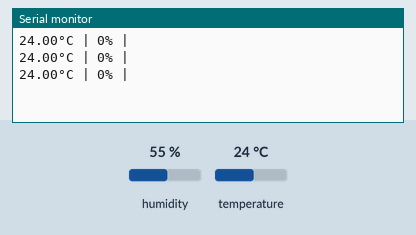
Recording of a sketch running on a simulated Arduino Uno, built for the host (arithmetic inside an expression is 32-bit, double 64-bit). Parts: the last lines printed to the serial monitor. The test bench sets the inputs (shaded band); at power-on: temperature 24 °C, humidity 55 %.

Above: at 1.2 s.
1.3 s: temperature set to 12 °C
At 1.89 s:
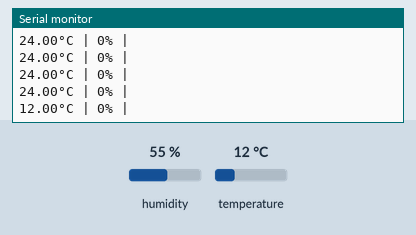
2.8 s: temperature set to 19 °C
At 3.07 s:
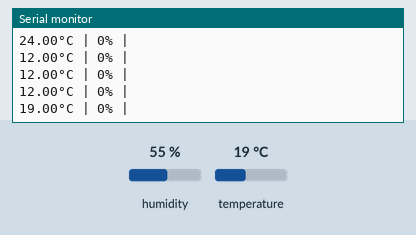
Timing chart, 0 to 5.8 s (numbered marks = the images above; inputs shaded):
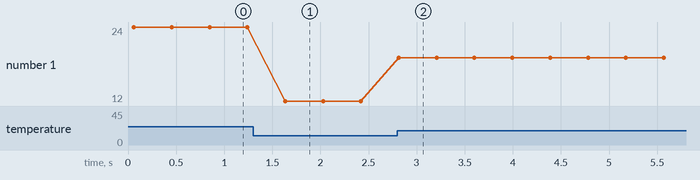

The sketch:

Humidity_temperatureTest.ino
```cpp
/**
 * @brief Humidity_temperatureTest, a test to check humidity and temperature work and they write the values on serial monitor.
 * A successful test will print humidity and temperature values.
 * @param void
 * @return void
 */


#include <SHT3x.h>
SHT3x Sensor;
void setup() {

  Serial.begin(19200);
  Sensor.Begin();
}

void loop() {
  Sensor.UpdateData();

  Serial.print(Sensor.GetTemperature()); //Celsius
  Serial.write("\xC2\xB0"); //The Degree symbol
  Serial.print("C");
  Serial.print(" | ");

  Serial.print(Sensor.GetRelHumidity());
  Serial.print("%");
  Serial.print(" | ");


  Serial.println();
  delay(333);
}
```

Measured:
- after the input at 1.3 s, the serial monitor: prints a new line after 0.33 s (image 1)
- after the input at 2.8 s, the serial monitor: prints a new line at once (image 2)
- plotted number 1: 24 → 12 after the input at 1.3 s, 12 → 19 after the input at 2.8 s
